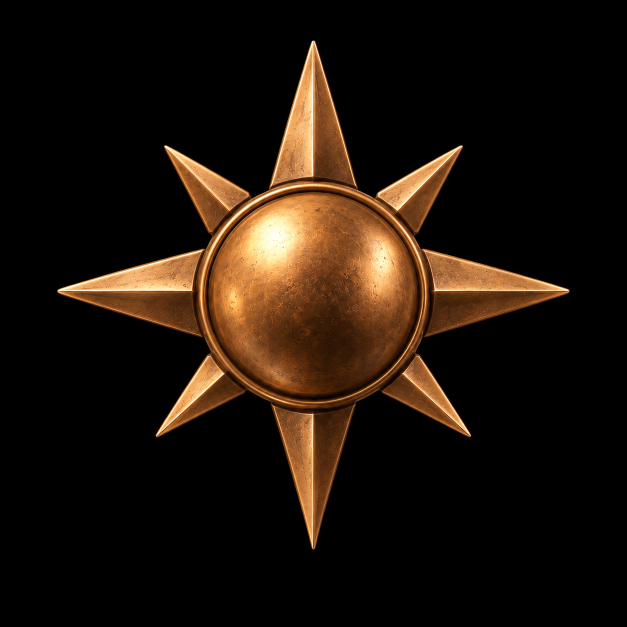
#> input picture bronze_silver_20261009/bronze/source/reference.png, 1254 x 1254 px (shown at 1/2 size)
$ python compare.py ../../bronze_silver_20261009/bronze/source/reference.png ../../bronze_silver_20261009/bronze/source/reference.png out.png ../../bronze_silver_20261009/bronze/source/reference.png
#> lines starting #> are read from the running program, lines starting #| are printed output that depends on the picture; after the words box and inside, x2 and y2 are one past the last pixel; in counts of white or black regions, pixels touching at a corner belong together
"""compare.py <before.png> <after.png> <out.png> [label] : 4x nearest zooms of the two outline areas with the most near white pixels in the before shot, before left, after right."""
import sys, numpy as np
from PIL import Image, ImageDraw
from scipy.ndimage import binary_erosion
b = Image.open(sys.argv[1]).convert('RGB'); a = Image.open(sys.argv[2]).convert('RGB')
#> further down, b is the input picture: PIL image 1254x1254 RGB; mean R, G, B 30.6, 19.6, 10.4
x = np.asarray(b).astype(int)[330:830, 300:906]; L = x.mean(-1); m = L > 55; rim = m & ~binary_erosion(m, iterations=2)
#> after `x = np.asarray(b).astype(int)[330:830, 300:906]`:
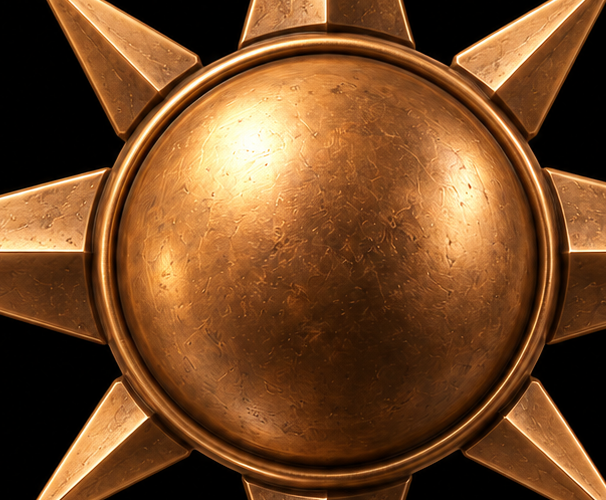
#> x: shape (500, 606, 3) int64; mean R, G, B 114.9, 72.8, 37.7
#> after `L = x.mean(-1)`:
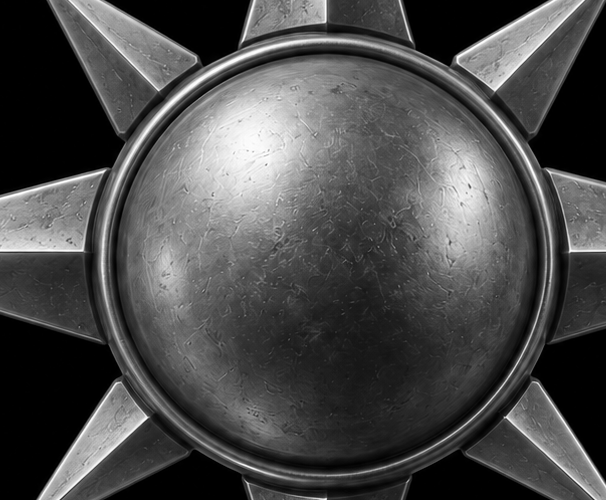
#> L: shape (500, 606) float64; min 0, max 255, mean 75.1
#> after `m = L > 55`:
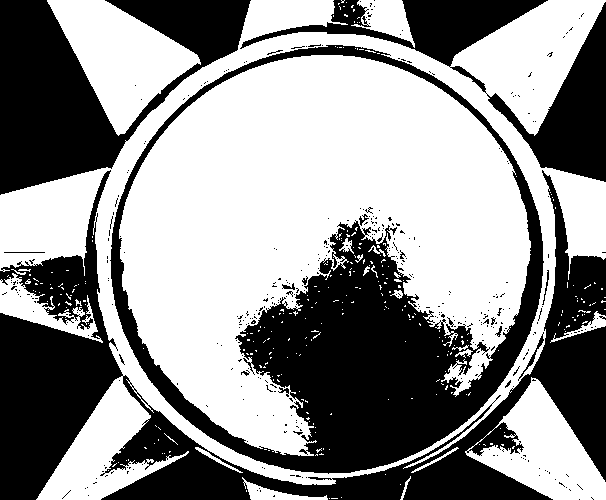
#> m: shape (500, 606) bool; 56.5% white; 381 black regions (365 under 20 px), largest, box (x1, y1, x2, y2) and area: (0, 170, 606, 500) 47298, (110, 45, 544, 474) 45311, (0, 0, 251, 195) 22356
#> after `rim = m & ~binary_erosion(m, iterations=2)`:
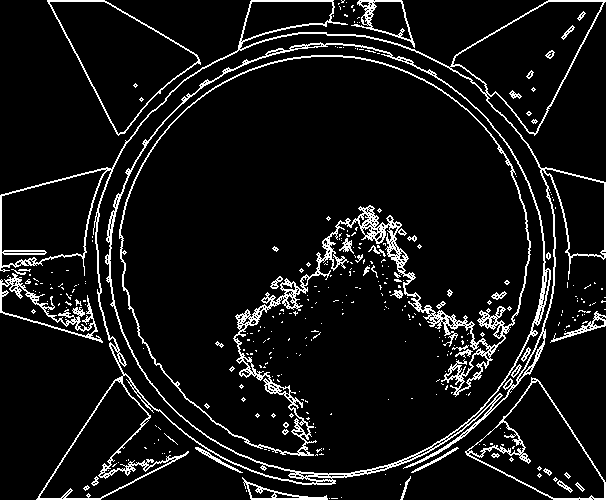
#> rim: shape (500, 606) bool; 8.2% white in thin lines or dots
wh = (x.min(-1) > 190) & rim
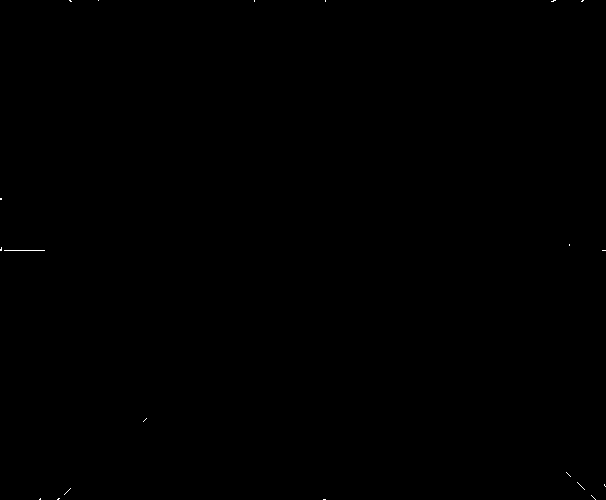
#> wh: shape (500, 606) bool; 0.04% white in thin lines or dots
H, _, _ = np.histogram2d(*np.nonzero(wh), bins=[10, 12], range=[[0, 500], [0, 606]])
order = np.argsort(H.ravel())[::-1][:2]
#> order = [60, 119]
out = Image.new('RGB', (1300, 1300), (0, 0, 0)); dr = ImageDraw.Draw(out)
#> after `out = Image.new('RGB', (1300, 1300), (0, 0, 0))`: out: PIL image 1300x1300 RGB; every value is 0
for r, o in enumerate(order):
    iy, ix = np.unravel_index(o, H.shape); cy, cx = 330 + iy * 50 + 25, 300 + ix * 50 + 25
    box = (cx - 40, cy - 40, cx + 40, cy + 40)
    out.paste(b.crop(box).resize((640, 640), Image.NEAREST), (0, r * 655)); out.paste(a.crop(box).resize((640, 640), Image.NEAREST), (655, r * 655))
#> this loop made 2 passes
#> (r, o, iy, ix, cy, cx, box) on passes 1 to 2: (0, 60, 5, 0, 605, 325, (285, 565, 365, 645)), (1, 119, 9, 11, 805, 875, (835, 765, 915, 845))
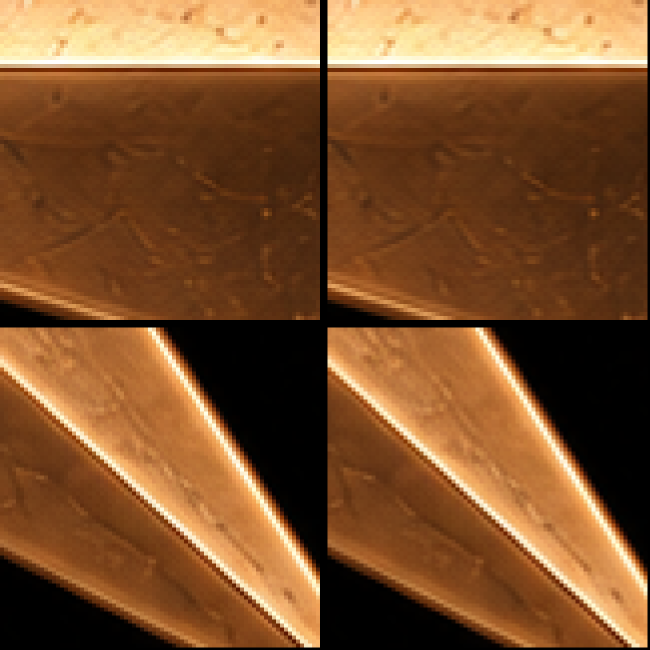
#> out: PIL image 1300x1300 RGB (shown at 1/2 size); mean R, G, B 126.2, 81.9, 44.7
dr.text((8, 6), 'before', fill=(255, 255, 0)); dr.text((663, 6), 'after ' + (sys.argv[4] if len(sys.argv) > 4 else ''), fill=(255, 255, 0))
out.save(sys.argv[3])
